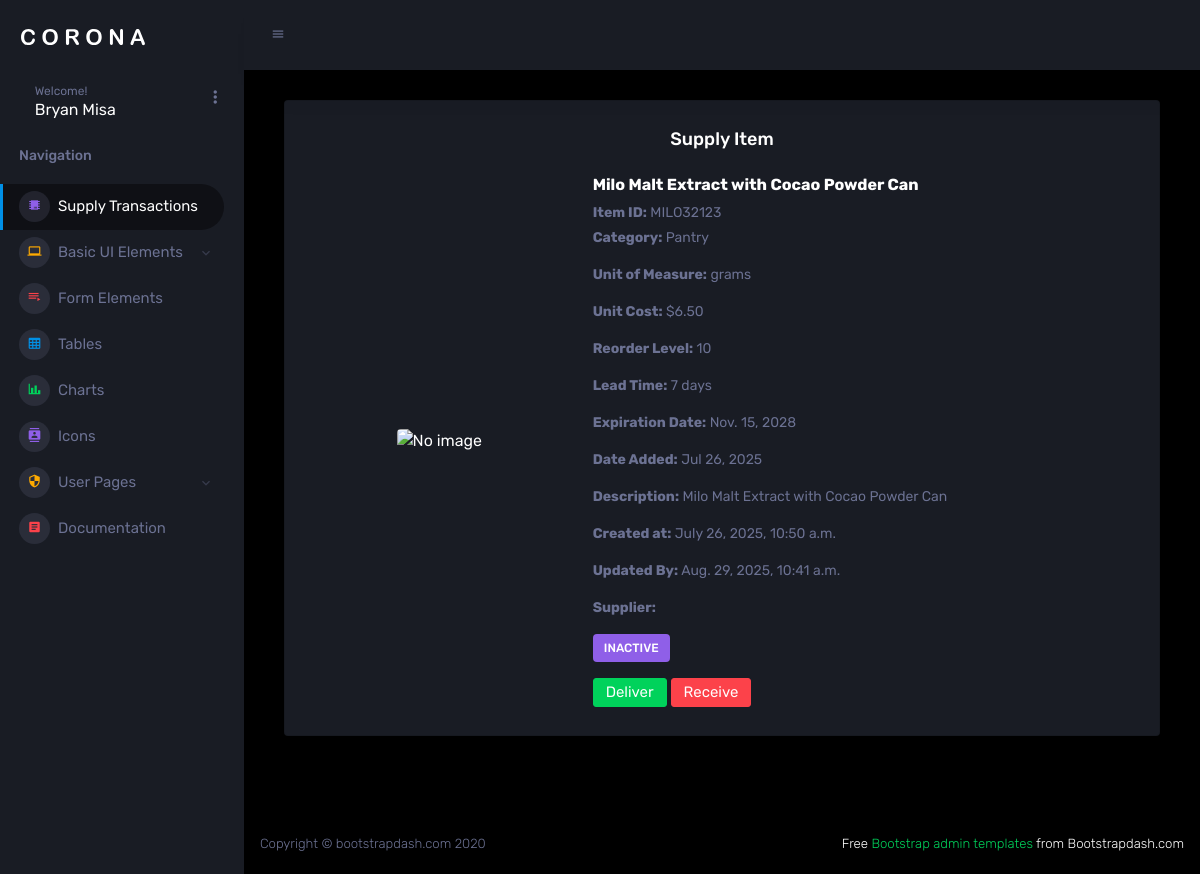
/supplyitem/3/ (signed in), run on the app's committed database.
### supply/models.py (models this page shows, shortened)
class CustomUser(AbstractUser):
    USER_TYPE_CHOICES = [
        ('admin', 'Admin'),
        ('supplier', 'Supplier'),
        ('supply_manager', 'Supply Manager'),
        ('customer', 'Customer'),
    ]
    user_type = models.CharField(max_length=20, choices=USER_TYPE_CHOICES, default='admin')
    groups = models.ManyToManyField(
        Group,
        related_name='customuser_set',
        blank=True,
        help_text='The groups this user belongs to.',
        verbose_name='groups'
    )
    user_permissions = models.ManyToManyField(
        Permission,
        related_name='customuser_set',
        blank=True,
        help_text='Specific permissions for this user.',
        verbose_name='user permissions'
    )

class SupplyItem(models.Model):
    STATUS_CHOICES = [
        ('active', 'Active'),
        ('inactive', 'Inactive'),
        ('discontinued', 'Discontinued'),
    ]
    item_id = models.CharField(max_length=100, unique=True)  # SKU or barcode
    name = models.CharField(max_length=255)
    quantity = models.PositiveIntegerField(default=0)
    description = models.TextField(blank=True, null=True)
    category = models.CharField(max_length=100)
    unit_of_measure = models.CharField(max_length=50)
    reorder_level = models.PositiveIntegerField(default=10)
    unit_cost = models.DecimalField(max_digits=10, decimal_places=2)
    status = models.CharField(max_length=20, choices=STATUS_CHOICES, default='active')
    supply_image = models.ImageField(upload_to='supply_images/', blank=True, null=True)
    lead_time_days = models.PositiveIntegerField(default=7)
    expiration_date = models.DateField(blank=True, null=True)
    date_added = models.DateTimeField(auto_now_add=True)
    last_updated = models.DateTimeField(auto_now=True)
    created_at = models.DateTimeField(auto_now_add=True)
    updated_at = models.DateTimeField(auto_now=True)
    class Meta:
        ordering = ['name']
        verbose_name = 'Supply Item'
        verbose_name_plural = 'Supply Items'

### supply/views.py (the view, shortened to what this page needs)
# urls.py: path('supplyitem/<int:pk>/', views.SupplyItemDetailView.as_view(), name='supplyitem_detail'),
class SupplyItemDetailView(LoginRequiredMixin, UserPassesTestMixin, PermissionRequiredMixin, DetailView):
    permission_required = 'supply.view_supplyitem'
    model = SupplyItem
    template_name = 'supply/supplyitem_detail.html'
    context_object_name = 'supply_item'
    def test_func(self):
        return self.request.user.user_type == 'supply_manager'

### assets/templates/supply/supplyitem_detail.html
{% extends "base/base.html" %}
{% load static %}
{% block content %}
<div class="col-12 grid-margin stretch-card">
  <div class="card">
    <div class="card-body">
      <h4 class="card-title text-center mb-4">Supply Item</h4>
      <div class="row">
        <div class="col-md-4 d-flex align-items-center justify-content-center mb-3 mb-md-0">
          {% if supply_item.supply_image %}
            <img src="{{ supply_item.supply_image.url }}" alt="{{ supply_item.name }}" class="img-fluid rounded" style="max-height: 200px;">
          {% else %}
            <img src="{% static 'images/default-supply.png' %}" alt="No image" class="img-fluid rounded" style="max-height: 200px;">
          {% endif %}
        </div>
        <div class="col-md-8 text-start">
          <h5 class="font-weight-bold">{{ supply_item.name }}</h5>
          <p class="text-muted mb-1"><strong>Item ID:</strong> {{ supply_item.item_id }}</p>
          <p class="text-muted"><strong>Category:</strong> {{ supply_item.category }}</p>
          <p class="text-muted"><strong>Unit of Measure:</strong> {{ supply_item.unit_of_measure }}</p>
          <p class="text-muted"><strong>Unit Cost:</strong> ${{ supply_item.unit_cost }}</p>
          <p class="text-muted"><strong>Reorder Level:</strong> {{ supply_item.reorder_level }}</p>
          <p class="text-muted"><strong>Lead Time:</strong> {{ supply_item.lead_time_days }} days</p>
          {% if supply_item.expiration_date %}
            <p class="text-muted"><strong>Expiration Date:</strong> {{ supply_item.expiration_date }}</p>
          {% endif %}
          <p class="text-muted"><strong>Date Added:</strong> {{ supply_item.date_added|date:"M d, Y" }}</p>
          <p class="text-muted">
            <strong>Description:</strong> {{ supply_item.description|default:"No description available." }}
          </p>
          <p class="text-muted"><strong>Created at:</strong> {{ supply_item.date_added }}</p>
          <p class="text-muted"><strong>Updated By:</strong> {{ supply_item.updated_at }}</p>
          <p class="text-muted">
            <strong>Supplier:</strong> {{ supply_item.supplier }}
        </p>
        <p><span class="badge bg-info text-uppercase">{{ supply_item.status }}</span></p>
        <a class="btn btn-success" href="{% url 'supplyitem_transaction_deliver' supply_item.id  %}">Deliver</a>
        <a class="btn btn-danger" href="{% url 'supplyitem_transaction_receive' supply_item.id %}">Receive</a>
        </div>
      </div>
    </div>
  </div>
</div>
{% endblock content %}

### assets/templates/partials/_sidebar.html (shortened to what this page needs)
{% load static %}
<div class="container-scroller">
      <nav class="sidebar sidebar-offcanvas" id="sidebar">
        <div class="sidebar-brand-wrapper d-none d-lg-flex align-items-center justify-content-center fixed-top">
          <a class="sidebar-brand brand-logo" href="{% static 'index.html' %}"><img src="{% static 'images/logo.svg' %}" alt="logo" /></a>
        </div>
        <ul class="nav">
          <li class="nav-item profile">
            <div class="profile-desc">
              <div class="profile-pic">
                <div class="profile-name">
                  <span>Welcome!</span>
                  <h5 class="mb-0 font-weight-normal">{{ request.user.first_name }} {{ request.user.last_name }}</h5>
                </div>
              </div>
              <a href="#" id="profile-dropdown" data-toggle="dropdown"><i class="mdi mdi-dots-vertical"></i></a>
            </div>
          </li>
          <li class="nav-item nav-category">
            <span class="nav-link">Navigation</span>
          </li>
          <li class="nav-item menu-items">
            <a class="nav-link" href="../../index.html">
              <span class="menu-icon">
                <i class="mdi mdi-chip"></i>
              </span>
              <span class="menu-title">Supply Transactions</span>
            </a>
          </li>
          <li class="nav-item menu-items">
            <a class="nav-link" data-toggle="collapse" href="#ui-basic" aria-expanded="false" aria-controls="ui-basic">
              <span class="menu-icon">
                <i class="mdi mdi-laptop"></i>
              </span>
              <span class="menu-title">Basic UI Elements</span>
              <i class="menu-arrow"></i>
            </a>
          </li>
          <li class="nav-item menu-items">
            <a class="nav-link" href="../../pages/forms/basic_elements.html">
              <span class="menu-icon">
                <i class="mdi mdi-playlist-play"></i>
              </span>
              <span class="menu-title">Form Elements</span>
            </a>
          </li>
          <li class="nav-item menu-items">
            <a class="nav-link" href="../../pages/tables/basic-table.html">
              <span class="menu-icon">
                <i class="mdi mdi-table-large"></i>
              </span>
              <span class="menu-title">Tables</span>
            </a>
          </li>
          <li class="nav-item menu-items">
            <a class="nav-link" href="../../pages/charts/chartjs.html">
              <span class="menu-icon">
                <i class="mdi mdi-chart-bar"></i>
              </span>
              <span class="menu-title">Charts</span>
            </a>
          </li>
          <li class="nav-item menu-items">
            <a class="nav-link" href="../../pages/icons/mdi.html">
              <span class="menu-icon">
                <i class="mdi mdi-contacts"></i>
              </span>
              <span class="menu-title">Icons</span>
            </a>
          </li>
          <li class="nav-item menu-items">
            <a class="nav-link" data-toggle="collapse" href="#auth" aria-expanded="false" aria-controls="auth">
              <span class="menu-icon">
                <i class="mdi mdi-security"></i>
              </span>
              <span class="menu-title">User Pages</span>
              <i class="menu-arrow"></i>
            </a>
          </li>
          <li class="nav-item menu-items">
            <a class="nav-link" href="http://www.bootstrapdash.com/demo/corona-free/jquery/documentation/documentation.html">
              <span class="menu-icon">
                <i class="mdi mdi-file-document-box"></i>
              </span>
              <span class="menu-title">Documentation</span>
            </a>
          </li>
        </ul>
      </nav>

### data on the page
CustomUser: user.first_name "Bryan", user.last_name "Misa"
SupplyItem: name "Milo Malt Extract with Cocao Powder Can", item_id "MILO32123", category "Pantry", unit_of_measure "grams", unit_cost "6.50", reorder_level "10", lead_time_days "7", expiration_date "Nov. 15, 2028", date_added "Jul 26, 2025", description "Milo Malt Extract with Cocao Powder Can", date_added "July 26, 2025, 10:50 a.m.", updated_at "Aug. 29, 2025, 10:41 a.m.", status "INACTIVE"
